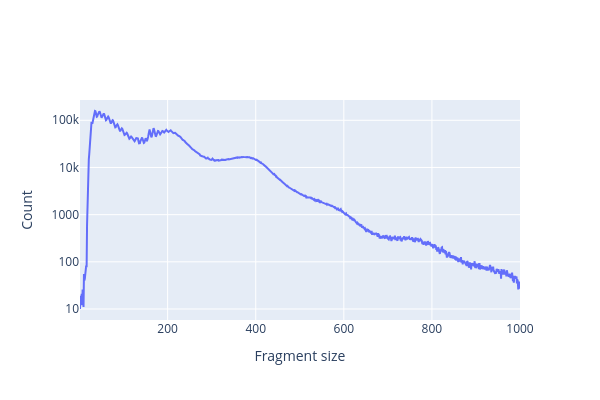

Notebook code for this chart:
### Markdown cell above
## Fragment size distribution

The fragment size distribution reveals the characteristic nucleosomal banding pattern of ATAC-seq: a large sub-nucleosomal peak (~200 bp) followed by declining peaks at mono-, di-, and tri-nucleosomal sizes.

We can immediately view the distribtion like this:

### Code cell
fig = snap.pl.frag_size_distr(adata_snap, show=False)
fig.update_yaxes(type="log")
fig.show()

### Figure 1 — Plotly figure (JSON) as saved in the notebook; plotly's stock layout.template omitted (floating-point values rounded to 4 significant figures; data arrays with more than 128 entries replaced by an {"elided": "..."} marker saying what was removed)
{"data": [{"mode": "lines", "type": "scatter", "x": {"elided": "1000 int values"}, "y": {"elided": "1000 int values"}}], "layout": {"height": 400, "width": 600, "xaxis": {"title": {"text": "Fragment size"}}, "yaxis": {"title": {"text": "Count"}, "type": "log"}}}
